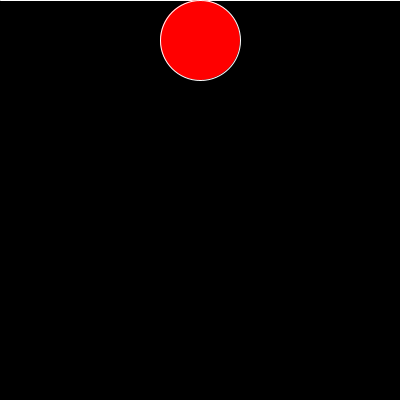
Frame 1 (no input)
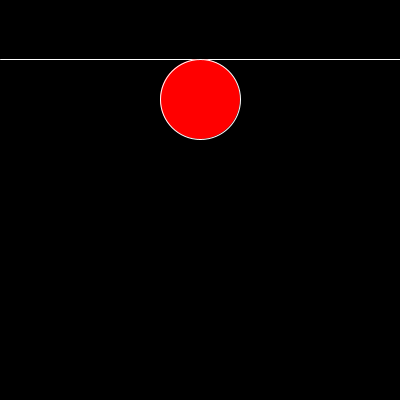
Frame 60 (the mouse pressed at the canvas centre just before this capture)
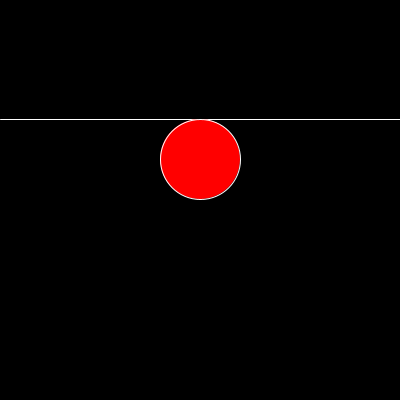
Frame 120 (the mouse held since frame 60 and released just before this capture)

The Processing sketch that drew these frames (run headless with seeded random() and noise(); from frame 60 on, the mouse is pressed at the canvas centre):

// Processing sketch: ejercicio19
// ── ejercicio19.pde
float lineaY; 
float velocidad; 
boolean moverAbajo; 

void setup() {
  size(400, 400);
  lineaY = 0; 
  velocidad = 1; 
  moverAbajo = true; 
}
void draw() {
  background(0); 
  stroke(255);
  line(0, lineaY, width, lineaY); 
  float elipseX = width / 2;
  float elipseY = lineaY + 40;
  fill(255, 0, 0); 
  ellipse(elipseX, elipseY, 80, 80); 
  if (moverAbajo) {
    lineaY += velocidad; 
  } else {
    lineaY -= velocidad; 
  }
  
  if (lineaY >= height || lineaY <= 0) {
    moverAbajo = !moverAbajo; 
  }
}
